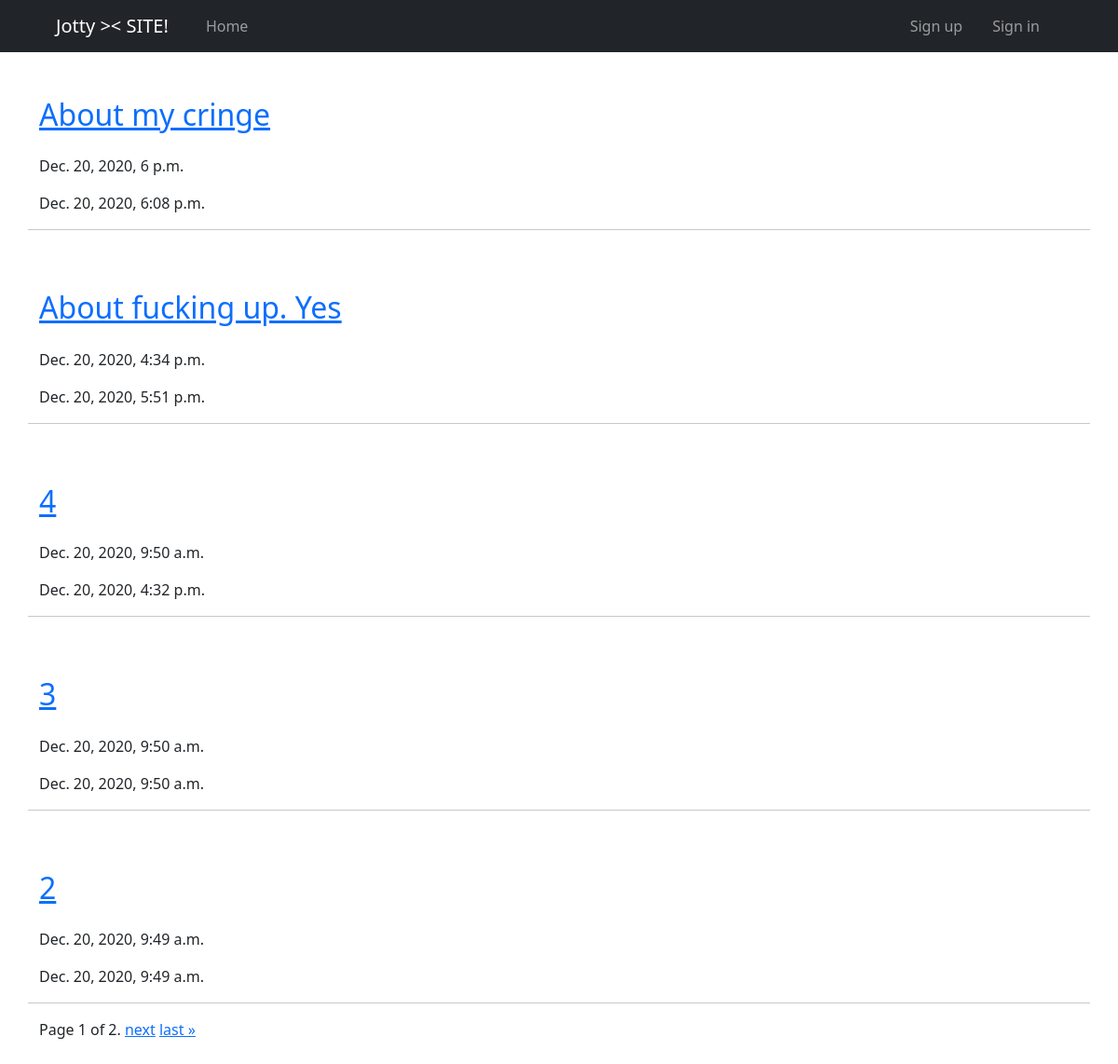
Before: /all/ with the older database file.
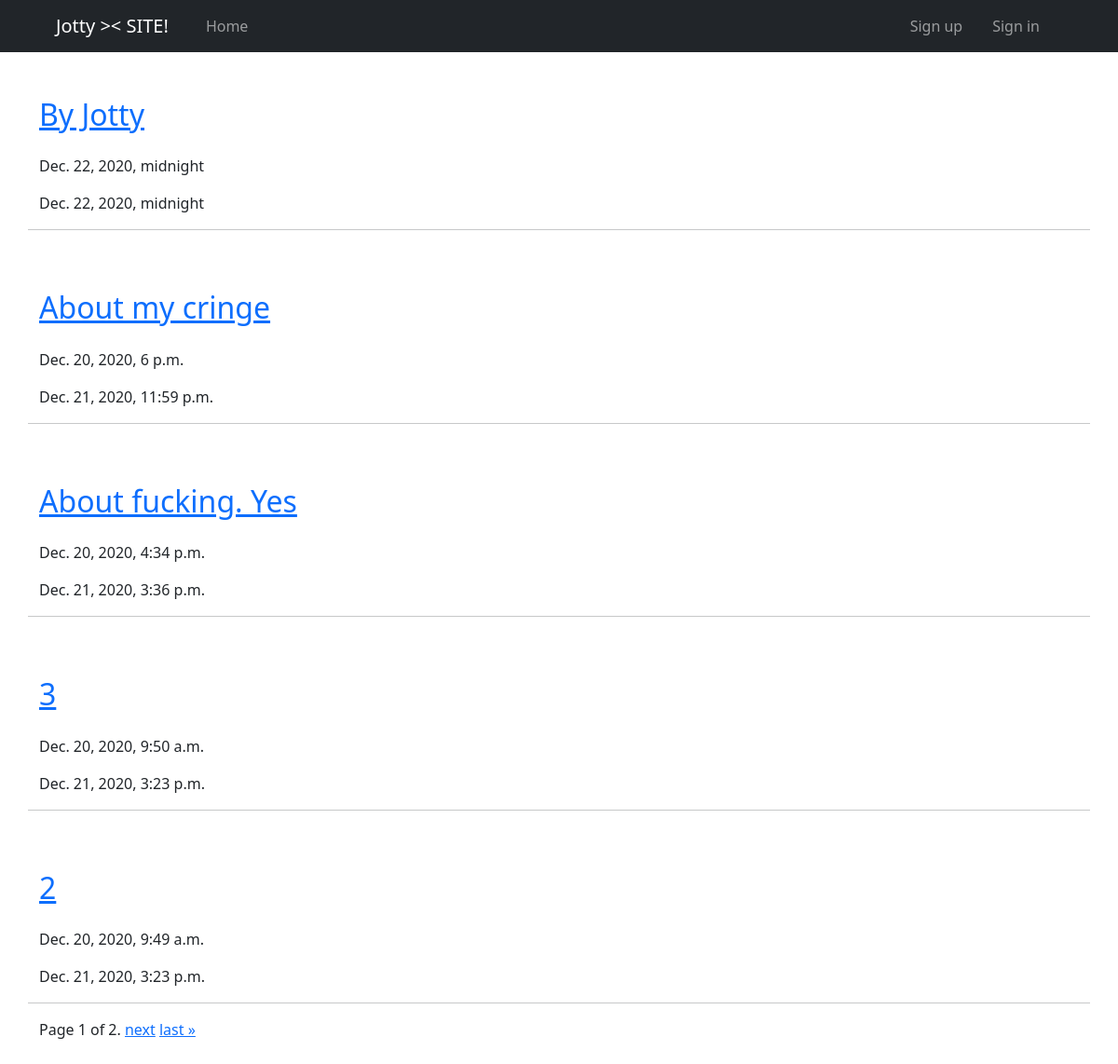
After: the same page with the newer database file.
### blog/models.py (models this page shows, shortened)
class Post(models.Model):
    title = models.CharField(
        max_length=255, default="Default title"
    )
    content = MarkdownxField(default="Default content")
    created_at = models.DateTimeField(auto_now_add=True)
    updated_at = models.DateTimeField(auto_now=True)
    views = models.IntegerField(default=0)
    is_published = models.BooleanField(default=False)
    author = models.ForeignKey(
        User,
        on_delete=models.SET_NULL,
        unique=False,
        null=True,
        default=None
    )
    category = models.ForeignKey('Category', default=None, null=True, on_delete=models.SET_NULL)
    class Meta:
        verbose_name = "Пост"
        verbose_name_plural = "Посты"
    def get_absolute_url(self):
        return f"/{self.id}"
    def body_summary(self):
        return markdownify(self.content[:300] + '...')

### blog/views.py (the view)
# urls.py: path('all/', ListPost.as_view(), name="list"),
class ListPost(ListView):
    paginate_by = 5
    template_name = "blog/list.html"
    model = Post
    def get_queryset(self):
        if not self.request.user.is_superuser:
            return super(ListPost, self).get_queryset().filter(is_published=True).order_by('-created_at')
        else:
            return super(ListPost, self).get_queryset().order_by('-created_at')

### templates/blog/list.html (shortened to what this page needs)
{% extends 'base.html' %}
{% block content %}
    <div class="container">
        {% for post in object_list %}
        <div class="row mt-5">
            <h2><a href="{{ post.get_absolute_url }}">{{ post.title }}</a></h2>
            <p>{{ post.created_at }}</p>
            <p>{{ post.updated_at }}</p>
            <hr>
        </div>
        {% endfor %}
        <div class="pagination" style="margin-bottom:25px">
            <span class="step-links">
                <span class="current">
                    Page {{ page_obj.number }} of {{ page_obj.paginator.num_pages }}.
                </span>
                {% if page_obj.has_next %}
                    <a href="?page={{ page_obj.next_page_number }}">next</a>
                    <a href="?page={{ page_obj.paginator.num_pages }}">last &raquo;</a>
                {% endif %}
            </span>
        </div>
    </div>
{% endblock %}

### templates/base.html (shortened to what this page needs)
<!doctype html>
<html lang="en">
<head>
    <link href="https://cdn.jsdelivr.net/npm/bootstrap@5.0.0-beta1/dist/css/bootstrap.min.css" rel="stylesheet">
</head>
<body>
    <nav class="navbar navbar-expand-lg navbar-dark bg-dark px-5">
        <div class="collapse navbar-collapse d-flex container" id="navbarSupportedContent">
            <a href="{% url 'blog:list' %}" class="navbar-brand d-flex flex-row">Jotty >< SITE!</a>
            <ul class="navbar-nav mr-auto" style="flex-direction: row; flex: 1;">
                <li class="nav-item active">
                    <a class="nav-link {% if not request.user.is_authenticated %} px-4 {% endif %}" href="{% url 'blog:list' %}">Home</a>
                </li>
            </ul>
            <ul class="navbar-nav mr-auto d-flex" style="flex-direction: row-reverse;">
                {% if request.user.is_authenticated %}
                    <li class="nav-item active"><span class="nav-link px-4">{{ request.user.username }}</span></li>
                    <li class="nav-item active">
                        <a href="{% url 'accounts:logout' %}" class="nav-link">Logout</a>
                    </li>
                {% else %}
                    <li class="nav-item active">
                        <a href="{% url 'accounts:login' %}" class="nav-link px-4">Sign in</a>
                    </li>
                    <li class="nav-item active">
                        <a href="{% url 'blog:signup' %}" class="nav-link">Sign up</a>
                    </li>
                {% endif %}
            </ul>
        </div>
    </nav>
    {% block content %}
    {% endblock %}
</body>
</html>

Changed rows visible on the page:
removed Post: title "4", created_at "Dec. 20, 2020, 9:50 a.m.", updated_at "Dec. 20, 2020, 4:32 p.m."
added Post: title "By Jotty", created_at "Dec. 22, 2020, midnight", updated_at "Dec. 22, 2020, midnight"
changed Post "About my cringe": updated_at "Dec. 20, 2020, 6:08 p.m." → "Dec. 21, 2020, 11:59 p.m."
changed Post: title "About fucking up. Yes" → "About fucking. Yes"; updated_at "Dec. 20, 2020, 5:51 p.m." → "Dec. 21, 2020, 3:36 p.m."
changed Post "Dec. 20, 2020, 9:50 a.m.": updated_at "Dec. 20, 2020, 9:50 a.m." → "Dec. 21, 2020, 3:23 p.m."
changed Post "Dec. 20, 2020, 9:49 a.m.": updated_at "Dec. 20, 2020, 9:49 a.m." → "Dec. 21, 2020, 3:23 p.m."
